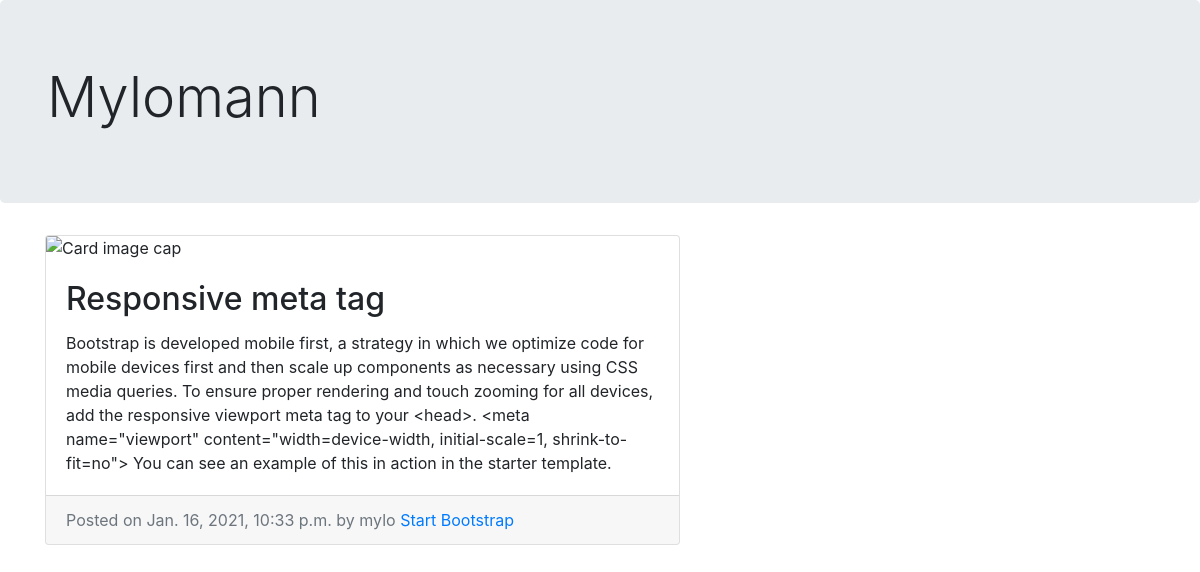
The app's page /posts/responsive-meta-tag/ with its own data.
### posts/models.py (models this page shows, shortened)
class Post(models.Model):
    title = models.CharField(max_length=200, unique=True)
    slug = models.SlugField(max_length=200, unique=True)
    content = models.TextField()
    created_on = models.DateTimeField(auto_now_add=True)
    updated_on = models.DateTimeField(auto_now=True)
    pub_date = models.DateTimeField(default=timezone.now)
    published = models.BooleanField(default=False)
    author =  models.ForeignKey(
        User, related_name="posts", on_delete=models.CASCADE)
    objects = PostsManager()
    class Meta:
        ordering = ['-pub_date', '-created_on']
    def is_published(self):
        return self.published
    is_published.boolean = True

### users/models.py (models this page shows)
class CustomUser(AbstractUser):
    pass

### posts/views.py (the view)
# urls.py: path('<slug:slug>/', PostDetailView.as_view(), name="detail")
class PostDetailView(AuthorDetailView):
    queryset = Post.objects.active_posts()
    template_name = "posts/post_detail.html"

### posts/templates/posts/post_detail.html (shortened to what this page needs)
{% extends "posts/post_base.html" %}
{% block content %}
        <div class="card mb-4">
        <img class="card-img-top" src="https://3.bp.blogspot.com/--C1wpaf_S4M/W7V__10nRoI/AAAAAAAAK24/1NSfapuYSIY0f0wzXY9NgoH0FjQLT07YACKgBGAs/s1600/maxresdefault.jpg" alt="Card image cap">
        <div class="card-body">
            <h2 class="card-title"> {{ post.title }}</h2>
            <p class="card-text">{{ post.content }}</p>
        </div>
        <div class="card-footer text-muted">
            Posted on {{ post.pub_date }} by {{ post.author}}
            <a href="#">Start Bootstrap</a>
        </div>
        </div>
{% endblock content %}

### records on screen
Post: title "Responsive meta tag", content "Bootstrap is developed mobile first, a strategy in which we optimize code for mobile devices first and then scale up components as necessary using CSS media queries. To ensure proper rendering and touch zooming for all devices, add the responsive viewport meta tag to your <head>. <meta name=\"viewport\" content=\"width=device-width, initial-scale=1, shrink-to-fit=no\"> You can see an example of this in action in the starter template.", pub_date "Jan. 16, 2021, 10:33 p.m.", author "mylo"
